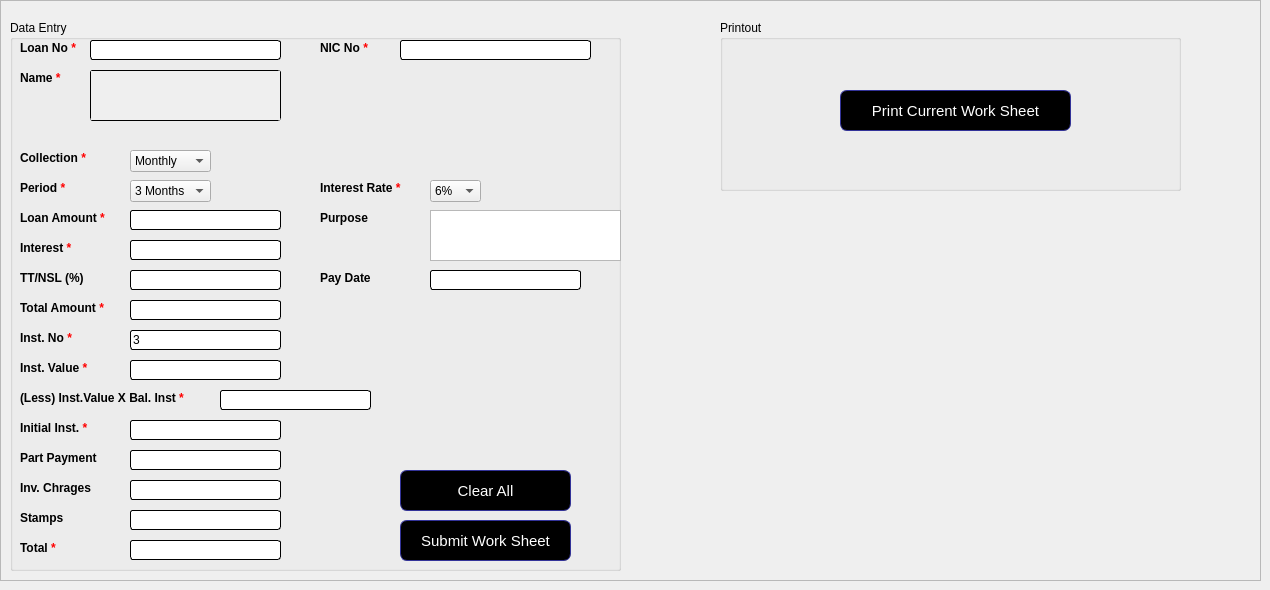
    <widget class="QWidget" name="tab_2">
     <attribute name="title">
      <string>Work Sheet</string>
     </attribute>
     <widget class="QFrame" name="frame">
      <property name="geometry">
       <rect>
        <x>0</x>
        <y>0</y>
        <width>1261</width>
        <height>581</height>
       </rect>
      </property>
      <property name="styleSheet">
       <string notr="true">


QLabel {
font-weight: bold;
font-size: 12px;
}
QLineEdit,QListWidget,QPlainTextEdit:disabled {
color:blue;
       border: 1px solid rgb(0, 0, 0);	 	      
       border-radius: 3px;	 	       
 	

       selection-background-color: rgb(253, 216, 134);	 	       selection-background-color: rgb(253, 216, 134);	

       font-size: 12px;	 	       font-size: 12px;	
}
QLineEdit,QListWidget,QPlainTextEdit :enabled {	
	color:black;
       border: 1px solid rgb(0, 0, 0);	 	      
       border-radius: 3px;	 	       
 	

       selection-background-color: rgb(253, 216, 134);	 	       selection-background-color: rgb(253, 216, 134);	

       font-size: 12px;	 	       font-size: 12px;	
}</string>
      </property>
      <property name="frameShape">
       <enum>QFrame::StyledPanel</enum>
      </property>
      <property name="frameShadow">
       <enum>QFrame::Raised</enum>
      </property>
      <widget class="QGroupBox" name="groupBox">
       <property name="geometry">
        <rect>
         <x>10</x>
         <y>20</y>
         <width>611</width>
         <height>551</height>
        </rect>
       </property>
       <property name="title">
        <string>Data Entry</string>
       </property>
       <widget class="QLineEdit" name="lineEdit">
        <property name="geometry">
         <rect>
          <x>390</x>
          <y>20</y>
          <width>191</width>
          <height>20</height>
         </rect>
        </property>
        <property name="text">
         <string/>
        </property>
       </widget>
       <widget class="QLabel" name="label_2">
        <property name="geometry">
         <rect>
          <x>10</x>
          <y>20</y>
          <width>61</width>
          <height>16</height>
         </rect>
        </property>
        <property name="text">
         <string>Loan No &lt;span style=&quot;color: red&quot;&gt;*&lt;/span&gt;</string>
        </property>
       </widget>
       <widget class="QLineEdit" name="lineEdit_2">
        <property name="enabled">
         <bool>false</bool>
        </property>
        <property name="geometry">
         <rect>
          <x>80</x>
          <y>20</y>
          <width>191</width>
          <height>20</height>
         </rect>
        </property>
        <property name="text">
         <string/>
        </property>
       </widget>
       <widget class="QLabel" name="label_3">
        <property name="geometry">
         <rect>
          <x>10</x>
          <y>160</y>
          <width>61</width>
          <height>16</height>
         </rect>
        </property>
        <property name="text">
         <string>Period &lt;span style=&quot;color: red&quot;&gt;*&lt;/span&gt;</string>
        </property>
       </widget>
       <widget class="QLabel" name="label_4">
        <property name="geometry">
         <rect>
          <x>10</x>
          <y>50</y>
          <width>61</width>
          <height>16</height>
         </rect>
        </property>
        <property name="text">
         <string>Name &lt;span style=&quot;color: red&quot;&gt;*&lt;/span&gt;</string>
        </property>
       </widget>
       <widget class="QLabel" name="label_5">
        <property name="geometry">
         <rect>
          <x>310</x>
          <y>190</y>
          <width>61</width>
          <height>16</height>
         </rect>
        </property>
        <property name="text">
         <string>Purpose</string>
        </property>
       </widget>
       <widget class="QPlainTextEdit" name="plainTextEdit">
        <property name="geometry">
         <rect>
          <x>420</x>
          <y>190</y>
          <width>191</width>
          <height>51</height>
         </rect>
        </property>
        <property name="plainText">
         <string/>
        </property>
       </widget>
       <widget class="QLabel" name="label_6">
        <property name="geometry">
         <rect>
          <x>10</x>
          <y>190</y>
          <width>101</width>
          <height>16</height>
         </rect>
        </property>
        <property name="text">
         <string>Loan Amount &lt;span style=&quot;color: red&quot;&gt;*&lt;/span&gt;</string>
        </property>
       </widget>
       <widget class="QLineEdit" name="lineEdit_4">
        <property name="geometry">
         <rect>
          <x>120</x>
          <y>190</y>
          <width>151</width>
          <height>20</height>
         </rect>
        </property>
        <property name="text">
         <string/>
        </property>
       </widget>
       <widget class="QLabel" name="label_7">
        <property name="geometry">
         <rect>
          <x>10</x>
          <y>250</y>
          <width>91</width>
          <height>16</height>
         </rect>
        </property>
        <property name="text">
         <string>TT/NSL (%)</string>
        </property>
       </widget>
       <widget class="QLabel" name="label_8">
        <property name="geometry">
         <rect>
          <x>10</x>
          <y>280</y>
          <width>101</width>
          <height>16</height>
         </rect>
        </property>
        <property name="text">
         <string>Total Amount &lt;span style=&quot;color: red&quot;&gt;*&lt;/span&gt;</string>
        </property>
       </widget>
       <widget class="QLabel" name="label_9">
        <property name="geometry">
         <rect>
          <x>10</x>
          <y>310</y>
          <width>91</width>
          <height>16</height>
         </rect>
        </property>
        <property name="text">
         <string>Inst. No &lt;span style=&quot;color: red&quot;&gt;*&lt;/span&gt;</string>
        </property>
       </widget>
       <widget class="QLabel" name="label_10">
        <property name="geometry">
         <rect>
          <x>10</x>
          <y>370</y>
          <width>181</width>
          <height>16</height>
         </rect>
        </property>
        <property name="text">
         <string>(Less) Inst.Value X Bal. Inst &lt;span style=&quot;color: red&quot;&gt;*&lt;/span&gt;</string>
        </property>
       </widget>
       <widget class="QLabel" name="label_11">
        <property name="geometry">
         <rect>
          <x>10</x>
          <y>340</y>
          <width>91</width>
          <height>16</height>
         </rect>
        </property>
        <property name="text">
         <string>Inst. Value &lt;span style=&quot;color: red&quot;&gt;*&lt;/span&gt;</string>
        </property>
       </widget>
       <widget class="QLabel" name="label_12">
        <property name="geometry">
         <rect>
          <x>10</x>
          <y>460</y>
          <width>91</width>
          <height>16</height>
         </rect>
        </property>
        <property name="text">
         <string>Inv. Chrages</string>
        </property>
       </widget>
       <widget class="QLabel" name="label_13">
        <property name="geometry">
         <rect>
          <x>10</x>
          <y>430</y>
          <width>91</width>
          <height>16</height>
         </rect>
        </property>
        <property name="text">
         <string>Part Payment</string>
        </property>
       </widget>
       <widget class="QLabel" name="label_14">
        <property name="geometry">
         <rect>
          <x>10</x>
          <y>400</y>
          <width>91</width>
          <height>16</height>
         </rect>
        </property>
        <property name="text">
         <string>Initial Inst. &lt;span style=&quot;color: red&quot;&gt;*&lt;/span&gt;</string>
        </property>
       </widget>
       <widget class="QLineEdit" name="lineEdit_5">
        <property name="geometry">
         <rect>
          <x>120</x>
          <y>250</y>
          <width>151</width>
          <height>20</height>
         </rect>
        </property>
        <property name="text">
         <string/>
        </property>
       </widget>
       <widget class="QLineEdit" name="lineEdit_6">
        <property name="enabled">
         <bool>false</bool>
        </property>
        <property name="geometry">
         <rect>
          <x>210</x>
          <y>370</y>
          <width>151</width>
          <height>20</height>
         </rect>
        </property>
        <property name="text">
         <string/>
        </property>
       </widget>
       <widget class="QLineEdit" name="lineEdit_7">
        <property name="geometry">
         <rect>
          <x>120</x>
          <y>340</y>
          <width>151</width>
          <height>20</height>
         </rect>
        </property>
        <property name="text">
         <string/>
        </property>
       </widget>
       <widget class="QLineEdit" name="lineEdit_8">
        <property name="geometry">
         <rect>
          <x>120</x>
          <y>310</y>
          <width>151</width>
          <height>20</height>
         </rect>
        </property>
        <property name="text">
         <string>3</string>
        </property>
       </widget>
       <widget class="QLineEdit" name="lineEdit_9">
        <property name="enabled">
         <bool>false</bool>
        </property>
        <property name="geometry">
         <rect>
          <x>120</x>
          <y>280</y>
          <width>151</width>
          <height>20</height>
         </rect>
        </property>
        <property name="text">
         <string/>
        </property>
       </widget>
       <widget class="QLineEdit" name="lineEdit_10">
        <property name="geometry">
         <rect>
          <x>120</x>
          <y>490</y>
          <width>151</width>
          <height>20</height>
         </rect>
        </property>
        <property name="text">
         <string/>
        </property>
       </widget>
       <widget class="QLineEdit" name="lineEdit_11">
        <property name="geometry">
         <rect>
          <x>120</x>
          <y>460</y>
          <width>151</width>
          <height>20</height>
         </rect>
        </property>
        <property name="text">
         <string/>
        </property>
       </widget>
       <widget class="QLineEdit" name="lineEdit_12">
        <property name="geometry">
         <rect>
          <x>120</x>
          <y>430</y>
          <width>151</width>
          <height>20</height>
         </rect>
        </property>
        <property name="text">
         <string/>
        </property>
       </widget>
       <widget class="QLineEdit" name="lineEdit_13">
        <property name="geometry">
         <rect>
          <x>120</x>
          <y>400</y>
          <width>151</width>
          <height>20</height>
         </rect>
        </property>
        <property name="text">
         <string/>
        </property>
       </widget>
       <widget class="QLabel" name="label_15">
        <property name="geometry">
         <rect>
          <x>310</x>
          <y>160</y>
          <width>101</width>
          <height>16</height>
         </rect>
        </property>
        <property name="text">
         <string>Interest Rate &lt;span style=&quot;color: red&quot;&gt;*&lt;/span&gt;</string>
        </property>
       </widget>
       <widget class="QLabel" name="label_16">
        <property name="geometry">
         <rect>
          <x>10</x>
          <y>220</y>
          <width>91</width>
          <height>16</height>
         </rect>
        </property>
        <property name="text">
         <string>Interest &lt;span style=&quot;color: red&quot;&gt;*&lt;/span&gt;</string>
        </property>
       </widget>
       <widget class="QLabel" name="label_17">
        <property name="geometry">
         <rect>
          <x>10</x>
          <y>490</y>
          <width>91</width>
          <height>16</height>
         </rect>
        </property>
        <property name="text">
         <string>Stamps</string>
        </property>
       </widget>
       <widget class="QLabel" name="label_18">
        <property name="geometry">
         <rect>
          <x>10</x>
          <y>130</y>
          <width>91</width>
          <height>16</height>
         </rect>
        </property>
        <property name="text">
         <string>Collection &lt;span style=&quot;color: red&quot;&gt;*&lt;/span&gt;</string>
        </property>
       </widget>
       <widget class="QLabel" name="label_19">
        <property name="geometry">
         <rect>
          <x>10</x>
          <y>520</y>
          <width>91</width>
          <height>16</height>
         </rect>
        </property>
        <property name="text">
         <string>Total &lt;span style=&quot;color: red&quot;&gt;*&lt;/span&gt;</string>
        </property>
       </widget>
       <widget class="QLineEdit" name="lineEdit_15">
        <property name="enabled">
         <bool>false</bool>
        </property>
        <property name="geometry">
         <rect>
          <x>120</x>
          <y>520</y>
          <width>151</width>
          <height>20</height>
         </rect>
        </property>
        <property name="text">
         <string/>
        </property>
       </widget>
       <widget class="QPushButton" name="pushButton">
        <property name="geometry">
         <rect>
          <x>390</x>
          <y>500</y>
          <width>171</width>
          <height>41</height>
         </rect>
        </property>
        <property name="styleSheet">
         <string notr="true">QPushButton:hover {
color: black;
background-color: grey;
border-width: 1px;
border-color: #339;
border-style: solid;
border-radius: 7;
padding: 3px;
font-size: 15px;
padding-left: 5px;
padding-right: 5px;
}
QPushButton {
color: white;
background-color: QLinearGradient( );
border-width: 1px;
border-color: #339;
border-style: solid;
border-radius: 7;
padding: 3px;
font-size: 15px;
padding-left: 5px;
padding-right: 5px;

}
</string>
        </property>
        <property name="text">
         <string>Submit Work Sheet</string>
        </property>
       </widget>
       <widget class="QLabel" name="label_20">
        <property name="geometry">
         <rect>
          <x>310</x>
          <y>20</y>
          <width>61</width>
          <height>16</height>
         </rect>
        </property>
        <property name="text">
         <string>NIC No &lt;span style=&quot;color: red&quot;&gt;*&lt;/span&gt;</string>
        </property>
       </widget>
       <widget class="QPlainTextEdit" name="plainTextEdit_2">
        <property name="enabled">
         <bool>false</bool>
        </property>
        <property name="geometry">
         <rect>
          <x>80</x>
          <y>50</y>
          <width>191</width>
          <height>51</height>
         </rect>
        </property>
        <property name="plainText">
         <string/>
        </property>
       </widget>
       <widget class="QComboBox" name="comboBox_4">
        <property name="geometry">
         <rect>
          <x>120</x>
          <y>130</y>
          <width>81</width>
          <height>22</height>
         </rect>
        </property>
        <item>
         <property name="text">
          <string>Monthly</string>
         </property>
        </item>
        <item>
         <property name="text">
          <string>Weekly</string>
         </property>
        </item>
        <item>
         <property name="text">
          <string>Daily</string>
         </property>
        </item>
       </widget>
       <widget class="QComboBox" name="comboBox_5">
        <property name="geometry">
         <rect>
          <x>420</x>
          <y>160</y>
          <width>51</width>
          <height>22</height>
         </rect>
        </property>
        <item>
         <property name="text">
          <string>6%</string>
         </property>
        </item>
       </widget>
       <widget class="QLineEdit" name="lineEdit_19">
        <property name="enabled">
         <bool>false</bool>
        </property>
        <property name="geometry">
         <rect>
          <x>120</x>
          <y>220</y>
          <width>151</width>
          <height>20</height>
         </rect>
        </property>
        <property name="text">
         <string/>
        </property>
       </widget>
       <widget class="QLabel" name="label_32">
        <property name="geometry">
         <rect>
          <x>270</x>
          <y>340</y>
          <width>91</width>
          <height>21</height>
         </rect>
        </property>
        <property name="styleSheet">
         <string notr="true">color:blue;</string>
        </property>
        <property name="text">
         <string/>
        </property>
       </widget>
       <widget class="QLabel" name="label_33">
        <property name="geometry">
         <rect>
          <x>30</x>
          <y>100</y>
          <width>281</width>
          <height>21</height>
         </rect>
        </property>
        <property name="styleSheet">
         <string notr="true">color:red;</string>
        </property>
        <property name="text">
         <string/>
        </property>
       </widget>
       <widget class="QLabel" name="label_34">
        <property name="geometry">
         <rect>
          <x>350</x>
          <y>410</y>
          <width>251</width>
          <height>31</height>
         </rect>
        </property>
        <property name="styleSheet">
         <string notr="true">color:red;</string>
        </property>
        <property name="text">
         <string/>
        </property>
       </widget>
       <widget class="QComboBox" name="comboBox_6">
        <property name="geometry">
         <rect>
          <x>120</x>
          <y>160</y>
          <width>81</width>
          <height>22</height>
         </rect>
        </property>
        <item>
         <property name="text">
          <string>3 Months</string>
         </property>
        </item>
        <item>
         <property name="text">
          <string>6 Months</string>
         </property>
        </item>
        <item>
         <property name="text">
          <string>12 Months</string>
         </property>
        </item>
        <item>
         <property name="text">
          <string>18 Months</string>
         </property>
        </item>
        <item>
         <property name="text">
          <string>24 Months</string>
         </property>
        </item>
       </widget>
       <widget class="QPushButton" name="pushButton_58">
        <property name="geometry">
         <rect>
          <x>390</x>
          <y>450</y>
          <width>171</width>
          <height>41</height>
         </rect>
        </property>
        <property name="styleSheet">
         <string notr="true">QPushButton {
color: white;
background-color: QLinearGradient( );
border-width: 1px;
border-color: #339;
border-style: solid;
border-radius: 7;
padding: 3px;
font-size: 15px;
padding-left: 5px;
padding-right: 5px;

}
QPushButton:hover {
color: black;
background-color: grey;
border-width: 1px;
border-color: #339;
border-style: solid;
border-radius: 7;
padding: 3px;
font-size: 15px;
padding-left: 5px;
padding-right: 5px;
}</string>
        </property>
        <property name="text">
         <string>Clear All</string>
        </property>
       </widget>
       <widget class="QLabel" name="label_155">
        <property name="geometry">
         <rect>
          <x>310</x>
          <y>250</y>
          <width>91</width>
          <height>16</height>
         </rect>
        </property>
        <property name="text">
         <string>Pay Date</string>
        </property>
       </widget>
       <widget class="QLineEdit" name="lineEdit_26">
        <property name="geometry">
         <rect>
          <x>420</x>
          <y>250</y>
          <width>151</width>
          <height>20</height>
         </rect>
        </property>
        <property name="text">
         <string/>
        </property>
       </widget>
      </widget>
      <widget class="QGroupBox" name="groupBox_2">
       <property name="geometry">
        <rect>
         <x>720</x>
         <y>20</y>
         <width>461</width>
         <height>171</height>
        </rect>
       </property>
       <property name="title">
        <string>Printout</string>
       </property>
       <widget class="QPushButton" name="pushButton_2">
        <property name="geometry">
         <rect>
          <x>120</x>
          <y>70</y>
          <width>231</width>
          <height>41</height>
         </rect>
        </property>
        <property name="styleSheet">
         <string notr="true">QPushButton:hover {
color: black;
background-color: grey;
border-width: 1px;
border-color: #339;
border-style: solid;
border-radius: 7;
padding: 3px;
font-size: 15px;
padding-left: 5px;
padding-right: 5px;
}
QPushButton {
color: white;
background-color: QLinearGradient( );
border-width: 1px;
border-color: #339;
border-style: solid;
border-radius: 7;
padding: 3px;
font-size: 15px;
padding-left: 5px;
padding-right: 5px;

}
</string>
        </property>
        <property name="text">
         <string>Print Current Work Sheet</string>
        </property>
       </widget>
      </widget>
     </widget>
    </widget>
